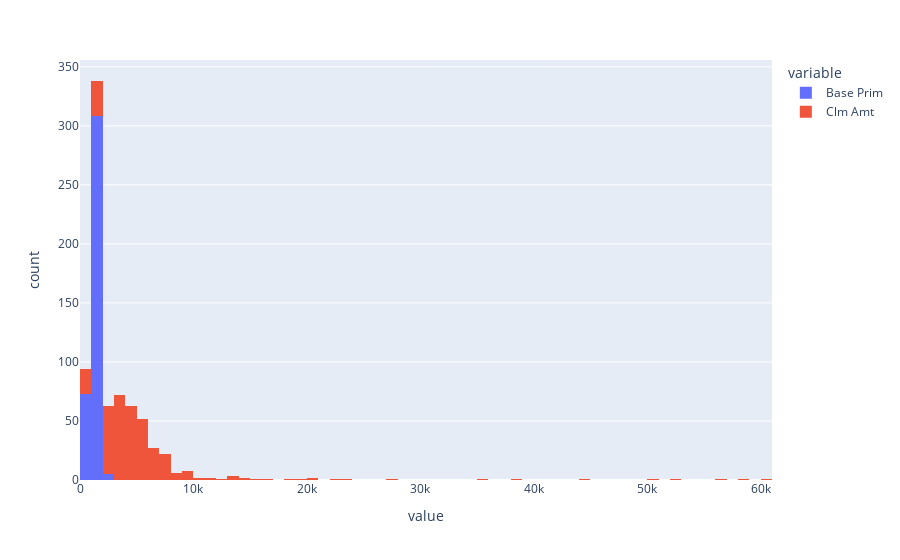

Source (notebook cell):
### Code cell
prob_data = pd.DataFrame({"Clm Amt" : X_test_CLM_AMT,
                          "Base Prim" : base_prim})

#prob_data2 = prob_data[prob_data.Actual < 10000]
fig = px.histogram(prob_data, x=["Base Prim","Clm Amt"])
fig.show()

### Figure 1 — Plotly figure (JSON) as saved in the notebook; plotly's stock layout.template omitted (floating-point values rounded to 4 significant figures; data arrays with more than 128 entries replaced by an {"elided": "..."} marker saying what was removed)
{"data": [{"alignmentgroup": "True", "bingroup": "x", "hovertemplate": "variable=Base Prim<br>value=%{x}<br>count=%{y}<extra></extra>", "legendgroup": "Base Prim", "marker": {"color": "#636efa", "pattern": {"shape": ""}}, "name": "Base Prim", "offsetgroup": "Base Prim", "orientation": "v", "showlegend": true, "type": "histogram", "x": {"elided": "386 float values"}, "xaxis": "x", "yaxis": "y"}, {"alignmentgroup": "True", "bingroup": "x", "hovertemplate": "variable=Clm Amt<br>value=%{x}<br>count=%{y}<extra></extra>", "legendgroup": "Clm Amt", "marker": {"color": "#EF553B", "pattern": {"shape": ""}}, "name": "Clm Amt", "offsetgroup": "Clm Amt", "orientation": "v", "showlegend": true, "type": "histogram", "x": {"elided": "386 int values"}, "xaxis": "x", "yaxis": "y"}], "layout": {"barmode": "relative", "legend": {"title": {"text": "variable"}, "tracegroupgap": 0}, "margin": {"t": 60}, "xaxis": {"anchor": "y", "domain": [0, 1], "title": {"text": "value"}}, "yaxis": {"anchor": "x", "domain": [0, 1], "title": {"text": "count"}}}}
